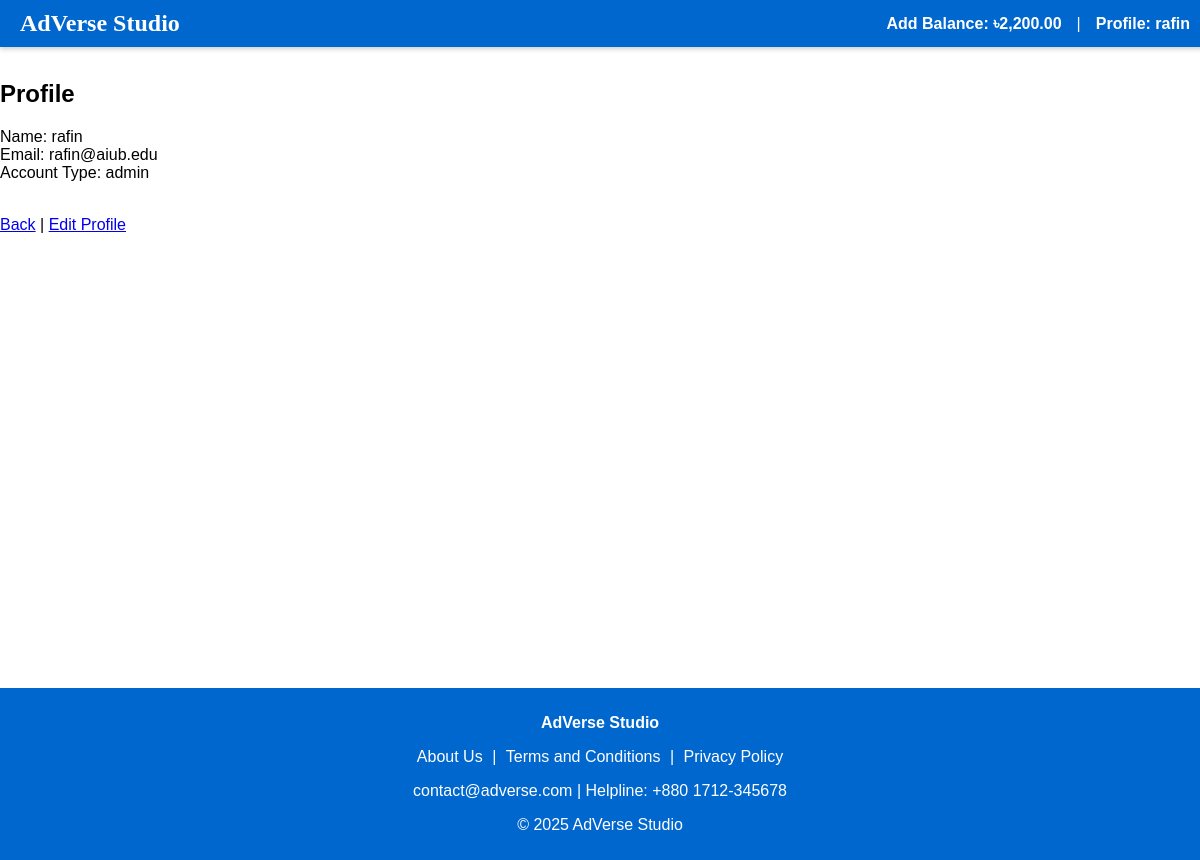
The page /view/profile.php?id=3 (signed in) on the database its author committed.
### tables this page shows
CREATE TABLE `users` (
  `id` int(100) NOT NULL,
  `username` varchar(50) NOT NULL,
  `email` varchar(50) NOT NULL,
  `password` varchar(50) NOT NULL,
  `account_type` varchar(30) NOT NULL,
  `question` varchar(200) NOT NULL,
  `answer` varchar(100) NOT NULL,
  `balance` int(11) DEFAULT 0,
  `accepted_terms` tinyint(1) NOT NULL DEFAULT 0
);

### model/userModel.php (called while the page is built, shortened)
<?php
    function getConnection(){
        $con = mysqli_connect('127.0.0.1', 'root', '', 'testing_project');
        return $con;
    }
    function getUser($id){
        $con = getConnection();
        $sql = "select * from users where id='{$id}'";
        $result = mysqli_query($con, $sql);
        $row = mysqli_fetch_assoc($result);
        return $row;
    }
    function getUserBalance($userId) {
        $con = getConnection();
        $sql = "SELECT balance FROM users WHERE id='$userId'";
        $result = mysqli_query($con, $sql);
        $row = mysqli_fetch_assoc($result);
        return $row['balance'];
    }
    function includeTopBar()
    {
        include '../view/topbar.php';
        renderTopBar();
    }
    function includeBottomBar()
    {
        include '../view/bottombar.php';
    }
?>

### view/profile.php (the view, shortened to what this page needs)
<?php
    require_once('../model/userModel.php');
    $user = getUser($_REQUEST['id']);
?>
<html>
    <main>
    <?php includeTopBar(); ?>
<head>
</head>
<body>
        <h2>Profile</h2>
        <form method="post" action="../controller/update.php" enctype="">
            Name: <?=$user['username']?> <br>
            Email: <?=$user['email']?><br>
            Account Type: <?=$user['account_type']?>
        </form>
        <br>
        <a href="home.php">Back</a> |
        <a href="edit.php?id=<?= $_SESSION["user"]['id'] ?>"> Edit Profile </a>
</main>
</body>
</html>

### view/topbar.php (shortened to what this page needs)
<?php
function renderTopBar()
{
    if (isset($_SESSION['user'])) {
        $username = $_SESSION['user']['username'];
        $id = $_SESSION['user']['id'];
        $balance = getUserBalance($id);
        echo '
        <style>
            /* Styling for the top bar */
            .top-bar {
                width: 100%;
                background-color:#0067ce; /* Primary blue color */
                color: white;
                padding: 10px 20px 10px 20px;
                position: fixed;
                top: 0;
                left: 0;
                z-index: 1000;
                box-shadow: 0 2px 5px rgba(0, 0, 0, 0.2);
                display: flex;
                justify-content: space-between;
                align-items: center;
            }
            .top-bar-title {
                font-size: 1.5em;
                font-weight: bold;
                font-family: Georgia, serif;
            }
            .top-bar-links {
                margin-right: 30px;
                font-size: 1em;
                display: flex;
                gap: 15px;
                align-items: center;
            }
            .top-bar a {
                color: white;
                text-decoration: none;
                font-weight: bold;
                transition: color 0.3s ease;
            }
            .top-bar a:hover {
                color: #ffdd57; /* Soft yellow hover effect */
            }
            /* Prevent content from hiding behind the top bar */
            body {
                padding-top: 60px; /* Adjust based on top-bar height */
                font-family: Arial, sans-serif;
            }
        </style>
        <div class="top-bar">
            <div class="top-bar-title">
                <a href="home.php">AdVerse Studio</a>
            </div>
            <div class="top-bar-links">
                <a href="addBalance.php">Add Balance: ৳'. number_format($balance, 2) .'</a> |
                <a href="profile.php?id=' . htmlspecialchars($id) . '"> Profile: ' . htmlspecialchars($username) . '</a>
            </div>
        </div>
        ';
    } else {
        echo 'User not logged in';
    }
}
?>

### view/topbar.php (style rules this page uses)
.top-bar { width: 100%; background-color:#0067ce; color: white; padding: 10px 20px 10px 20px; position: fixed; top: 0; left: 0; z-index: 1000; box-shadow: 0 2px 5px rgba(0, 0, 0, 0.2); display: flex; justify-content: space-between; align-items: center; }
.top-bar-title { font-size: 1.5em; font-weight: bold; font-family: Georgia, serif; }
.top-bar-links { margin-right: 30px; font-size: 1em; display: flex; gap: 15px; align-items: center; }
.top-bar a { color: white; text-decoration: none; font-weight: bold; transition: color 0.3s ease; }
body { padding-top: 60px; font-family: Arial, sans-serif; }

### view/bottombar.php (style rules this page uses)
body { margin: 0; display: flex; flex-direction: column; min-height: 100vh; }
main { flex: 1; }

### rows shown on the page
users: balance "2,200.00", username "rafin", email "rafin@aiub.edu", account_type "admin"

### other values the page prints
$username "rafin"
